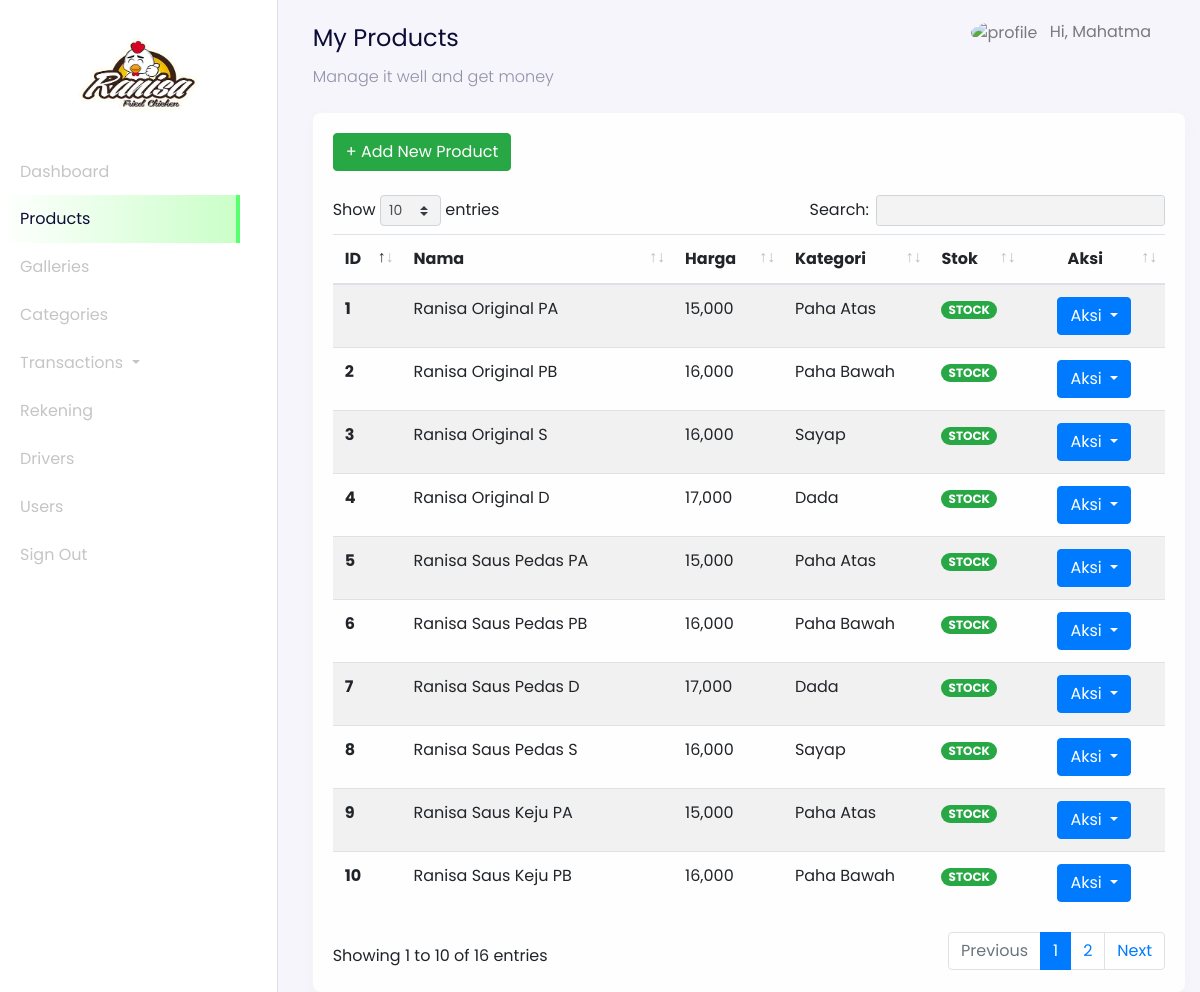
Screenshot of /admin?page=products (signed in) with the database file from the repository.
### tables this page shows
CREATE TABLE `users` (
  `id_user` int(11) NOT NULL,
  `name` varchar(255) NOT NULL,
  `email` varchar(255) NOT NULL,
  `password` varchar(255) NOT NULL,
  `address` text DEFAULT NULL,
  `phone_number` varchar(255) NOT NULL,
  `postal_code` varchar(191) NOT NULL,
  `roles` varchar(255) NOT NULL
);

CREATE TABLE `products` (
  `id_product` int(11) NOT NULL,
  `product_name` varchar(255) NOT NULL,
  `unit` int(11) NOT NULL,
  `price` varchar(255) NOT NULL,
  `descriptions` text NOT NULL,
  `category_id` int(11) NOT NULL,
  `stock` varchar(255) NOT NULL
);

CREATE TABLE `categories` (
  `id` int(11) NOT NULL,
  `category_name` varchar(255) NOT NULL,
  `slug` varchar(255) NOT NULL
);

### config/config.php (called while the page is built, shortened)
<?php
$host = 'localhost';
$user = 'root';
$password = '';
$dbname = 'daging_online';
$conn = mysqli_connect($host, $user, $password, $dbname);
function query($query)
{
    global $conn;
    $result = mysqli_query($conn, $query);
    $rows = [];
    while ($row = mysqli_fetch_assoc($result)) {
        $rows[] = $row;
    }
    return $rows;
}

### admin/dashboard-products.php (the view, shortened to what this page needs)
<nav
  class="navbar navbar-expand-lg navbar-light navbar-store fixed-top"
  data-aos="fade-down"
>
  <div class="container-fluid">
    <div class="collpase navbar-collapse" id="navbarResponsive">
      <ul class="navbar-nav d-none d-lg-flex ml-auto">
        <li class="nav-item dropdown">
          <a
            href="#"
            class="nav-link"
            id="navbarDropdown"
            role="button"
            data-toggle="dropdown"
          >
          <img
              src="../assets/images/person-circle.svg"
              alt="profile"
              height="40px"
              class="rounded-circle mr-2 profile-picture"
            />
            <?php
              $id_user = $_SESSION['user'];
              $user = query("SELECT * FROM users WHERE id_user = $id_user")[0];
            ?>
            Hi, <?= $user["name"]; ?>
          </a>
        </li>
      </ul>
    </div>
  </div>
</nav>
<div class="section-content section-dashboard-home" data-aos="fade-up">
  <div class="container-fluid">
    <div class="dashboard-heading">
      <h2 class="dashboard-title">My Products</h2>
      <p class="dashboard-subtitle">Manage it well and get money</p>
    </div>
    <div class="dashboard-content">
      <div class="row mt-4">
        <div class="col-12">
          <div class="card">
            <div class="card-body">
              <div class="row mb-4">
                <div class="col-12">
                <a href="?page=products-create" class="btn btn-success">
                  + Add New Product
                </a>
                </div>
              </div>
              <div class="row">
                <div class="col-12">
                  <div class="table-responsive">
                    <table class="table table-striped table-hover" id="table">
                      <thead>
                        <tr>
                          <th scope="col">ID</th>
                          <th scope="col">Nama</th>
                          <th scope="col">Harga</th>
                          <th scope="col">Kategori</th>
                          <th scope="col">Stok</th>
                          <th scope="col" class="text-center">Aksi</th>
                        </tr>
                      </thead>
                      <tbody>
                        <?php
                          $no = 1;
                          $query = "SELECT * FROM products INNER JOIN categories ON products.category_id = categories.id";
                          $products = query($query);
                        ?>
                        <?php foreach ($products as $product) : ?>
                          <tr>
                            <th scope="row"><?= $no; ?></th>
                            <td><?= $product["product_name"]; ?></td>
                            <td><?= number_format($product["price"]); ?></td>
                            <td><?= $product["category_name"]; ?></td>
                            <td>
                              <?php if ($product["stock"] <= 0) : ?>
                                <span class="badge badge-pill badge-danger">SOLD OUT</span>
                              <?php else: ?>
                                <span class="badge badge-pill badge-success">STOCK</span>
                              <?php endif; ?>
                            </td>
                            <td style="width: 17%; text-align: center;">
                              <div class="dropdown">
                                <button class="btn btn-primary dropdown-toggle" type="button" id="dropdownMenuButton" data-toggle="dropdown" aria-haspopup="true" aria-expanded="false">
                                  Aksi
                                </button>
                              </div>
                            </td>
                          </tr>
                          <?php $no++ ?>
                        <?php endforeach;?>
                      </tbody>
                    </table>
                  </div>
                </div>
              </div>
            </div>
          </div>
        </div>
      </div>
    </div>
  </div>
</div>

### rows the page displays
users: name "Mahatma"
products: product_name "Ranisa Original PA", price "15,000", category.category_name "Paha Atas", stock "STOCK"
products: product_name "Ranisa Original PB", price "16,000", category.category_name "Paha Bawah", stock "STOCK"
products: product_name "Ranisa Original S", price "16,000", category.category_name "Sayap", stock "STOCK"
products: product_name "Ranisa Original D", price "17,000", category.category_name "Dada", stock "STOCK"
products: product_name "Ranisa Saus Pedas PA", price "15,000", category.category_name "Paha Atas", stock "STOCK"
products: product_name "Ranisa Saus Pedas PB", price "16,000", category.category_name "Paha Bawah", stock "STOCK"
products: product_name "Ranisa Saus Pedas D", price "17,000", category.category_name "Dada", stock "STOCK"
products: product_name "Ranisa Saus Pedas S", price "16,000", category.category_name "Sayap", stock "STOCK"
products: product_name "Ranisa Saus Keju PA", price "15,000", category.category_name "Paha Atas", stock "STOCK"
products: product_name "Ranisa Saus Keju PB", price "16,000", category.category_name "Paha Bawah", stock "STOCK"
